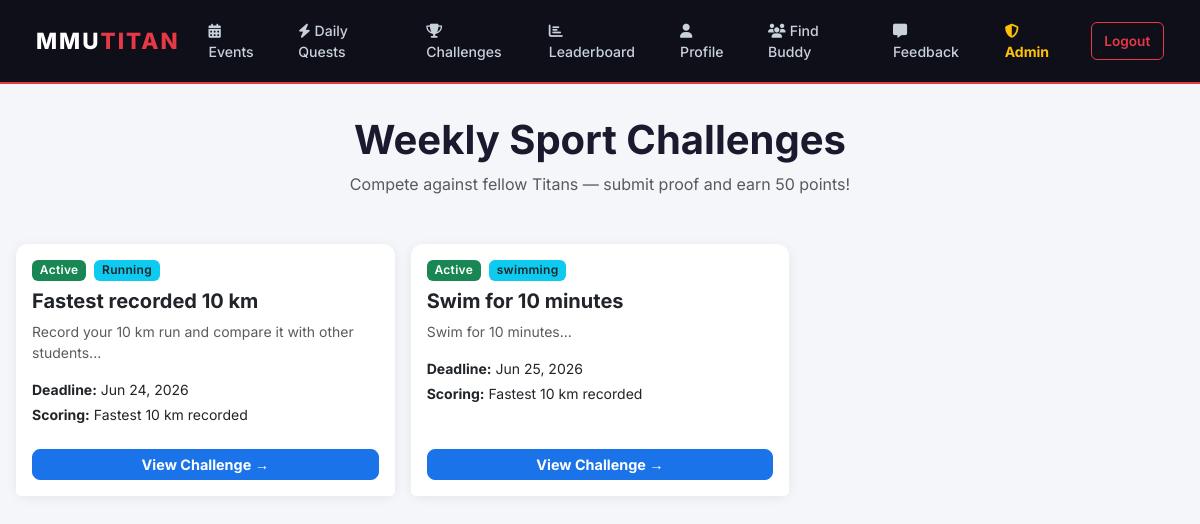
The app's page /challenges (signed in) with its own data.
### mmutitan/models.py (models this page shows)
class Challenge(db.Model):
    id = db.Column(db.Integer, primary_key=True)
    title = db.Column(db.String(100), nullable=False)
    description = db.Column(db.Text, nullable=False)
    sport_category = db.Column(db.String(50), nullable=False)
    deadline = db.Column(db.DateTime, nullable=False)
    scoring_criteria = db.Column(db.String(100), nullable=False)
    is_closed = db.Column(db.Boolean, default=False)
    submissions = db.relationship('Submission', backref='challenge_ref', lazy=True, cascade="all, delete-orphan")

### mmutitan/app.py (the view)
    @app.route('/challenges')
    @login_required
    def student_challenges():
        challenges = Challenge.query.all()
        return render_template('student_challenges.html', title='Weekly Challenges', challenges=challenges)

### mmutitan/models.py (called while the page is built)
@login_manager.user_loader
def load_user(user_id):
    return User.query.get(int(user_id))

### mmutitan/templates/student_challenges.html
{% extends "base.html" %}
{% block content %}
<div class="text-center mb-5">
    <h1 class="fw-bold">Weekly Sport Challenges</h1>
    <p class="text-muted">Compete against fellow Titans — submit proof and earn 50 points!</p>
</div>
<div class="row g-3">
    {% if challenges %}
    {% for challenge in challenges %}
    <div class="col-md-4">
        <div class="card h-100">
            <div class="card-body">
                <div class="d-flex gap-2 mb-2">
                    {% if challenge.is_closed %}
                    <span class="badge bg-danger">Closed</span>
                    {% else %}
                    <span class="badge bg-success">Active</span>
                    {% endif %}
                    <span class="badge bg-info text-dark">{{ challenge.sport_category }}</span>
                </div>
                <h5 class="fw-bold mt-1">{{ challenge.title }}</h5>
                <p class="text-muted small mb-3">{{ challenge.description[:100] }}...</p>
                <p class="small mb-1"><strong>Deadline:</strong> {{ challenge.deadline.strftime('%b %d, %Y') }}</p>
                <p class="small mb-0"><strong>Scoring:</strong> {{ challenge.scoring_criteria }}</p>
            </div>
            <div class="card-footer bg-white border-0 pb-3">
                <a href="{{ url_for('challenge_detail', challenge_id=challenge.id) }}"
                   class="btn btn-primary w-100 btn-sm fw-bold">
                    View Challenge →
                </a>
            </div>
        </div>
    </div>
    {% endfor %}
    {% else %}
    <div class="col-12 text-center py-5">
        <div style="font-size:3rem;">🏋️</div>
        <h4 class="text-muted mt-2">No challenges available right now.</h4>
        <p class="text-muted small">Check back later!</p>
    </div>
    {% endif %}
</div>
{% endblock %}

### mmutitan/templates/base.html (style rules this page uses)
body { font-family: 'Inter', sans-serif; background-color: #f4f6f9; color: #1a1a2e; }
.card { border: none; border-radius: 12px; box-shadow: 0 2px 12px rgba(0,0,0,0.07); }
.btn-primary { background-color: #1a73e8; border-color: #1a73e8; }
.btn { border-radius: 8px; font-weight: 500; font-size: 0.9rem; }
.badge { font-weight: 600; letter-spacing: 0.3px; border-radius: 6px; font-size: 0.75rem; }

### records on screen
Challenge: is_closed "Active", sport_category "Running", title "Fastest recorded 10 km", description "Record your 10 km run and compare it with other students", deadline "Jun 24, 2026", scoring_criteria "Fastest 10 km recorded"
Challenge: is_closed "Active", sport_category "swimming", title "Swim for 10 minutes", description "Swim for 10 minutes", deadline "Jun 25, 2026", scoring_criteria "Fastest 10 km recorded"
